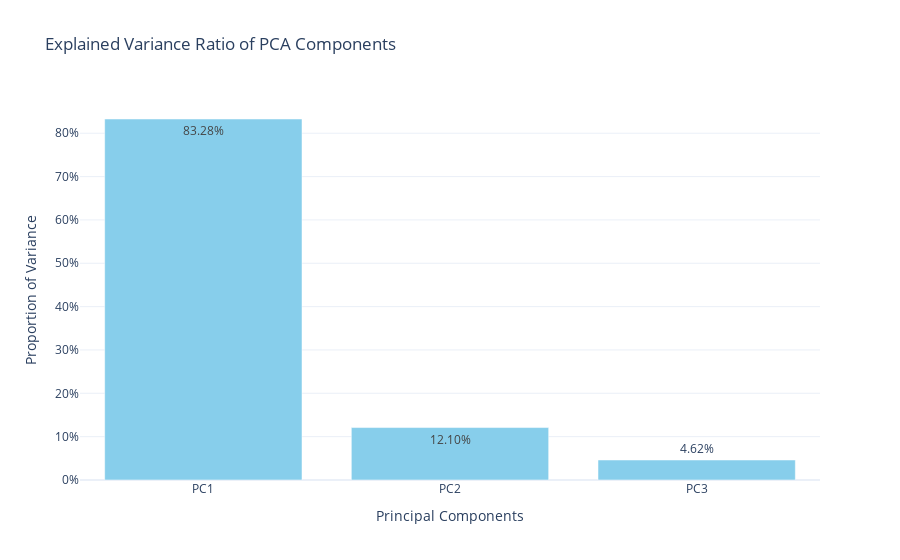

Notebook code cell kept with this figure:
### Code cell
explained_var = pipe['pca'].explained_variance_ratio_

fig = go.Figure(data=[
    go.Bar(
        x=['PC1', 'PC2', 'PC3'],
        y=explained_var,
        text=[f'{v:.2%}' for v in explained_var],
        textposition='auto',
        marker_color='skyblue'
    )
])

fig.update_layout(
    title='Explained Variance Ratio of PCA Components',
    xaxis_title='Principal Components',
    yaxis_title='Proportion of Variance',
    yaxis_tickformat=".0%",
    template='plotly_white'
)

fig.show()

### Figure 1 — Plotly figure (JSON) as saved in the notebook; plotly's stock layout.template omitted (floating-point values rounded to 4 significant figures)
{"data": [{"marker": {"color": "skyblue"}, "text": ["83.28%", "12.10%", "4.62%"], "textposition": "auto", "type": "bar", "x": ["PC1", "PC2", "PC3"], "y": [0.8328, 0.121, 0.04616]}], "layout": {"title": {"text": "Explained Variance Ratio of PCA Components"}, "xaxis": {"title": {"text": "Principal Components"}}, "yaxis": {"tickformat": ".0%", "title": {"text": "Proportion of Variance"}}}}
